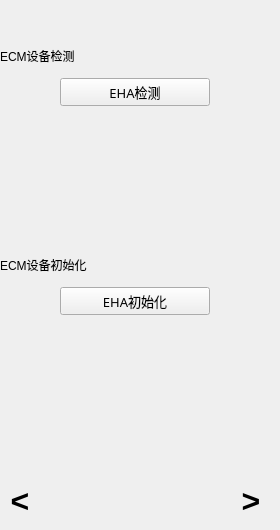
    <widget class="QWidget" name="tab_2">
     <attribute name="title">
      <string>步骤二</string>
     </attribute>
     <widget class="QWidget" name="verticalLayoutWidget_3">
      <property name="geometry">
       <rect>
        <x>0</x>
        <y>0</y>
        <width>271</width>
        <height>521</height>
       </rect>
      </property>
      <layout class="QVBoxLayout" name="verticalLayout_3">
       <item>
        <spacer name="verticalSpacer_7">
         <property name="orientation">
          <enum>Qt::Vertical</enum>
         </property>
         <property name="sizeType">
          <enum>QSizePolicy::Fixed</enum>
         </property>
         <property name="sizeHint" stdset="0">
          <size>
           <width>20</width>
           <height>40</height>
          </size>
         </property>
        </spacer>
       </item>
       <item>
        <layout class="QHBoxLayout" name="horizontalLayout_8">
         <item>
          <widget class="QLabel" name="label_8">
           <property name="minimumSize">
            <size>
             <width>0</width>
             <height>32</height>
            </size>
           </property>
           <property name="maximumSize">
            <size>
             <width>16777215</width>
             <height>32</height>
            </size>
           </property>
           <property name="styleSheet">
            <string notr="true">font: 10pt &quot;Cascadia Mono&quot;;</string>
           </property>
           <property name="text">
            <string>ECM设备检测</string>
           </property>
          </widget>
         </item>
         <item>
          <spacer name="horizontalSpacer_4">
           <property name="orientation">
            <enum>Qt::Horizontal</enum>
           </property>
           <property name="sizeType">
            <enum>QSizePolicy::Fixed</enum>
           </property>
           <property name="sizeHint" stdset="0">
            <size>
             <width>120</width>
             <height>20</height>
            </size>
           </property>
          </spacer>
         </item>
        </layout>
       </item>
       <item>
        <layout class="QHBoxLayout" name="horizontalLayout_9">
         <item>
          <widget class="QPushButton" name="EHAtest">
           <property name="maximumSize">
            <size>
             <width>150</width>
             <height>16777215</height>
            </size>
           </property>
           <property name="font">
            <font>
             <family>Cascadia Mono</family>
             <pointsize>10</pointsize>
             <italic>false</italic>
             <bold>false</bold>
            </font>
           </property>
           <property name="styleSheet">
            <string notr="true">font: 10pt &quot;Cascadia Mono&quot;;
QPushButton {
    background-color: #616161;
    border: none;
    color: white;
    padding: 10px 24px;
    border-radius: 12px;
    font-size: 14px;
}
QPushButton:hover {
    background-color: #757575;
}
QPushButton:pressed {
    background-color: #424242;
}
QPushButton:disabled {
    background-color: #9E9E9E;
}</string>
           </property>
           <property name="text">
            <string>EHA检测</string>
           </property>
           <property name="icon">
            <iconset resource="icon.qrc">
             <normaloff>:/new/prefix1/icon/test.png</normaloff>:/new/prefix1/icon/test.png</iconset>
           </property>
           <property name="iconSize">
            <size>
             <width>25</width>
             <height>25</height>
            </size>
           </property>
          </widget>
         </item>
        </layout>
       </item>
       <item>
        <spacer name="verticalSpacer_6">
         <property name="orientation">
          <enum>Qt::Vertical</enum>
         </property>
         <property name="sizeType">
          <enum>QSizePolicy::Expanding</enum>
         </property>
         <property name="sizeHint" stdset="0">
          <size>
           <width>20</width>
           <height>80</height>
          </size>
         </property>
        </spacer>
       </item>
       <item>
        <layout class="QHBoxLayout" name="horizontalLayout_4">
         <item>
          <widget class="QLabel" name="label_9">
           <property name="minimumSize">
            <size>
             <width>0</width>
             <height>32</height>
            </size>
           </property>
           <property name="styleSheet">
            <string notr="true">font: 10pt &quot;Cascadia Mono&quot;;</string>
           </property>
           <property name="text">
            <string>ECM设备初始化</string>
           </property>
          </widget>
         </item>
         <item>
          <spacer name="horizontalSpacer_6">
           <property name="orientation">
            <enum>Qt::Horizontal</enum>
           </property>
           <property name="sizeHint" stdset="0">
            <size>
             <width>40</width>
             <height>20</height>
            </size>
           </property>
          </spacer>
         </item>
        </layout>
       </item>
       <item>
        <layout class="QHBoxLayout" name="horizontalLayout_10">
         <item>
          <widget class="QPushButton" name="EHAreset">
           <property name="maximumSize">
            <size>
             <width>150</width>
             <height>16777215</height>
            </size>
           </property>
           <property name="font">
            <font>
             <family>Cascadia Mono</family>
             <pointsize>10</pointsize>
             <italic>false</italic>
             <bold>false</bold>
            </font>
           </property>
           <property name="styleSheet">
            <string notr="true">font: 10pt &quot;Cascadia Mono&quot;;
QPushButton {
	font: 14pt &quot;Cascadia Mono&quot;;
    background-color: #616161;
    border: none;
    color: white;
    padding: 10px 24px;
    border-radius: 12px;
    font-size: 14px;
}
QPushButton:hover {
    background-color: #757575;
}
QPushButton:pressed {
    background-color: #424242;
}
QPushButton:disabled {
    background-color: #9E9E9E;
}</string>
           </property>
           <property name="text">
            <string>EHA初始化</string>
           </property>
           <property name="icon">
            <iconset resource="icon.qrc">
             <normaloff>:/new/prefix1/icon/reset.png</normaloff>:/new/prefix1/icon/reset.png</iconset>
           </property>
          </widget>
         </item>
        </layout>
       </item>
       <item>
        <spacer name="verticalSpacer_8">
         <property name="orientation">
          <enum>Qt::Vertical</enum>
         </property>
         <property name="sizeType">
          <enum>QSizePolicy::Fixed</enum>
         </property>
         <property name="sizeHint" stdset="0">
          <size>
           <width>20</width>
           <height>160</height>
          </size>
         </property>
        </spacer>
       </item>
       <item>
        <layout class="QHBoxLayout" name="horizontalLayout_11">
         <item>
          <widget class="QToolButton" name="ForwardStep1">
           <property name="minimumSize">
            <size>
             <width>40</width>
             <height>40</height>
            </size>
           </property>
           <property name="maximumSize">
            <size>
             <width>40</width>
             <height>16777215</height>
            </size>
           </property>
           <property name="font">
            <font>
             <pointsize>24</pointsize>
             <bold>true</bold>
            </font>
           </property>
           <property name="styleSheet">
            <string notr="true">QToolButton
{
    background: transparent;;
    border: none;            /* 移除边框 */
    color: #000000;      /* 设置文本颜色 */
}

</string>
           </property>
           <property name="text">
            <string>&lt;</string>
           </property>
           <property name="icon">
            <iconset resource="icon.qrc">
             <normaloff>:/new/prefix1/icon/toleft.png</normaloff>:/new/prefix1/icon/toleft.png</iconset>
           </property>
           <property name="iconSize">
            <size>
             <width>25</width>
             <height>25</height>
            </size>
           </property>
           <property name="toolButtonStyle">
            <enum>Qt::ToolButtonTextOnly</enum>
           </property>
          </widget>
         </item>
         <item>
          <spacer name="horizontalSpacer_8">
           <property name="orientation">
            <enum>Qt::Horizontal</enum>
           </property>
           <property name="sizeHint" stdset="0">
            <size>
             <width>40</width>
             <height>20</height>
            </size>
           </property>
          </spacer>
         </item>
         <item alignment="Qt::AlignHCenter|Qt::AlignVCenter">
          <widget class="QToolButton" name="NextStep2">
           <property name="minimumSize">
            <size>
             <width>40</width>
             <height>40</height>
            </size>
           </property>
           <property name="maximumSize">
            <size>
             <width>40</width>
             <height>16777215</height>
            </size>
           </property>
           <property name="font">
            <font>
             <pointsize>24</pointsize>
             <bold>true</bold>
            </font>
           </property>
           <property name="styleSheet">
            <string notr="true">QToolButton
{
    background: transparent;;
    border: none;            /* 移除边框 */
    color: #000000;      /* 设置文本颜色 */
}

</string>
           </property>
           <property name="text">
            <string>&gt;</string>
           </property>
           <property name="icon">
            <iconset resource="icon.qrc">
             <normaloff>:/new/prefix1/icon/toright.png</normaloff>:/new/prefix1/icon/toright.png</iconset>
           </property>
           <property name="iconSize">
            <size>
             <width>25</width>
             <height>25</height>
            </size>
           </property>
           <property name="toolButtonStyle">
            <enum>Qt::ToolButtonTextOnly</enum>
           </property>
          </widget>
         </item>
        </layout>
       </item>
      </layout>
     </widget>
    </widget>
